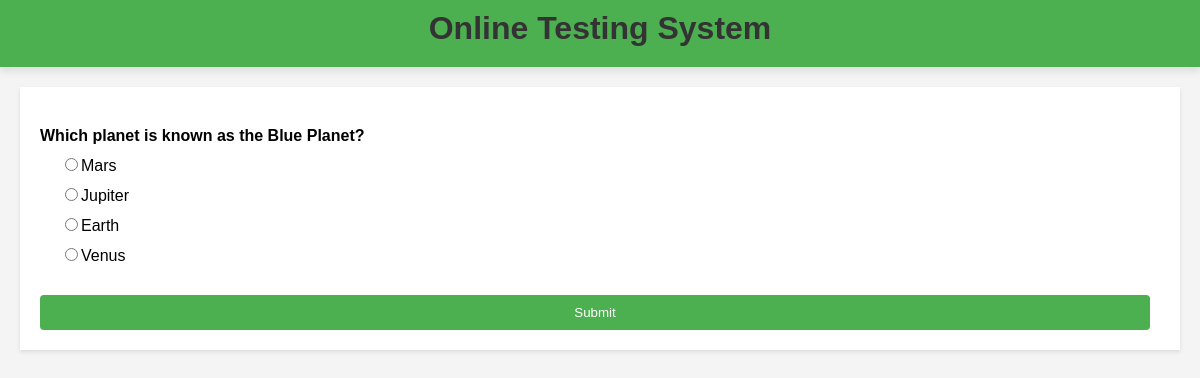
Page /OTS/test_paper?n=1 on the committed database.
### OTS/models.py (models this page shows)
class Quistion(models.Model):
    qid = models.BigAutoField(primary_key=True,auto_created=True)
    que = models.TextField()
    a=models.CharField(max_length=255)
    b=models.CharField(max_length=255)
    c=models.CharField(max_length=255)
    d=models.CharField(max_length=255)
    ans=models.CharField(max_length=20)

### OTS/views.py (the view)
# urls.py: path('test_paper',testPaper,name='testPaper'),
def testPaper(request):
    if 'name' not in request.session.keys():
        res = HttpResponseRedirect('login')
    n=int(request.GET['n'])
    question_pool=list(Quistion.objects.all())
    random.shuffle(question_pool)
    question_list=question_pool[:n]
    context={"questions":question_list}
    res = render(request,'test_paper.html',context)
    return res

### OTS/templates/test_paper.html (shortened to what this page needs)
{% extends "main.html" %}
{% block content %}
<form method="post" action="{% url 'OTS:calculateTest' %}">
    {% for question in questions %}
    <div class="question">
        {{question.que}}
    </div>
    <div class="options"><input type="radio" name="q{{question.qid}}" value="a">{{question.a}}</div>
    <div class="options"><input type="radio" name="q{{question.qid}}" value="b">{{question.b}}</div>
    <div class="options"><input type="radio" name="q{{question.qid}}" value="c">{{question.c}}</div>
    <div class="options"><input type="radio" name="q{{question.qid}}" value="d">{{question.d}}</div>
    {% endfor %}
    <button type="submit">Submit</button>
</form>
{% endblock %}

### OTS/static/style.css (style rules this page uses)
body { font-family: Arial, sans-serif; margin: 0; padding: 0; background-color: #f0f0f0; }

### OTS/static/registration.css (style rules this page uses)
body { font-family: Arial, sans-serif; margin: 0; padding: 0; background-color: #f4f4f4; }
form { display: flex; flex-direction: column; }
button { padding: 10px; background-color: #4CAF50; color: white; border: none; border-radius: 4px; cursor: pointer; margin-right: 10px; }

### OTS/static/regdform.css (style rules this page uses)
body { font-family: Arial, sans-serif; margin: 0; padding: 0; background-color: #f4f4f4; }

### OTS/static/login.css (style rules this page uses)
body { font-family: Arial, sans-serif; margin: 0; padding: 0; background-color: #f4f4f4; }
form { display: flex; flex-direction: column; }
button { padding: 10px; background-color: #4CAF50; color: white; border: none; border-radius: 4px; cursor: pointer; margin-right: 10px; }

### OTS/static/testpaper.css (style rules this page uses)
body { font-family: Arial, sans-serif; margin: 0; padding: 0; background-color: #f4f4f4; }
form { margin-top: 20px; }
.question { font-weight: bold; margin-bottom: 10px; }
.options { margin-left: 20px; margin-bottom: 10px; }
button { padding: 10px; background-color: #4CAF50; color: white; border: none; border-radius: 4px; cursor: pointer; margin-top: 20px; }

### OTS/static/home.css (style rules this page uses)
body { font-family: Arial, sans-serif; margin: 0; padding: 0; background-color: #f4f4f4; }

### OTS/static/testresult.css (style rules this page uses)
body { font-family: Arial, sans-serif; margin: 0; padding: 0; background-color: #f4f4f4; }

### rows in the picture
Quistion: que "Which planet is known as the Blue Planet?", a "Mars", b "Jupiter", c "Earth", d "Venus"
